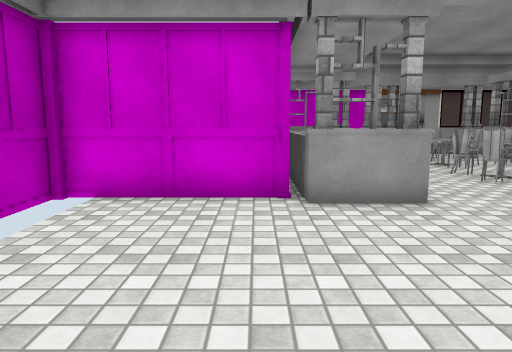
View 1 (above)

24 first-person views from a walk through a 3-D level made in the Unity game engine. The camera is 1.3 m above the floor, tilts 8° down and sees 70° across. The floor is counted in squares, 1 m on a side. Each view is taken from the middle of a square. On the plan, view 1 faces up. The plan holds only what a view shows up to about 15 squares ahead; the rest is blank. Door leaves are left out, so doorways stand open. Some surface patterns are stand-ins.

View 2
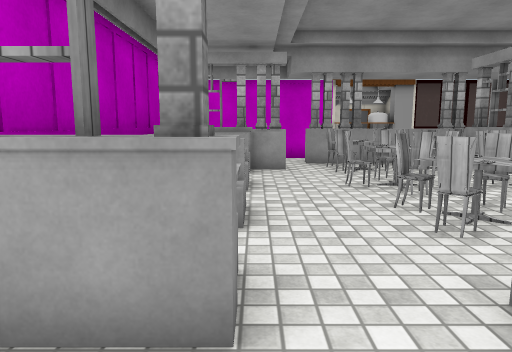

View 3
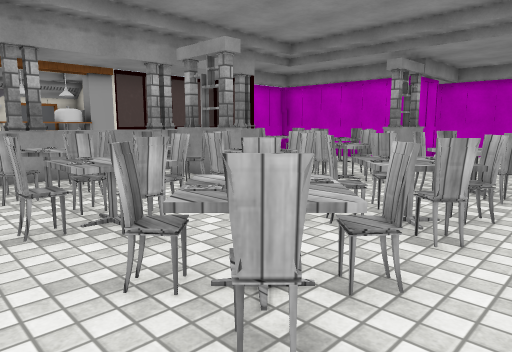

View 4
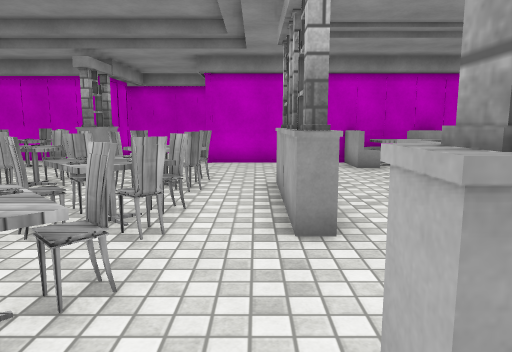

View 5
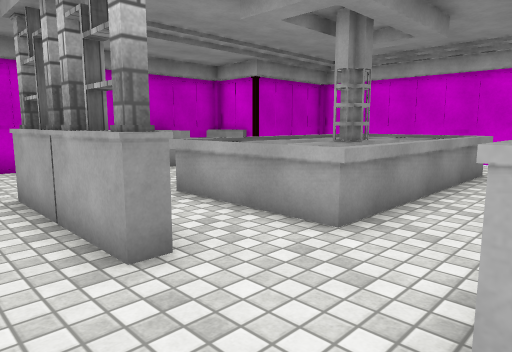

View 6
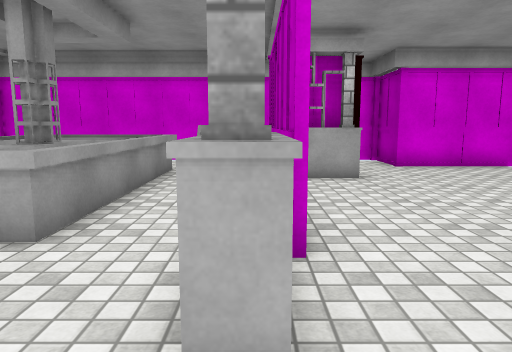

View 7
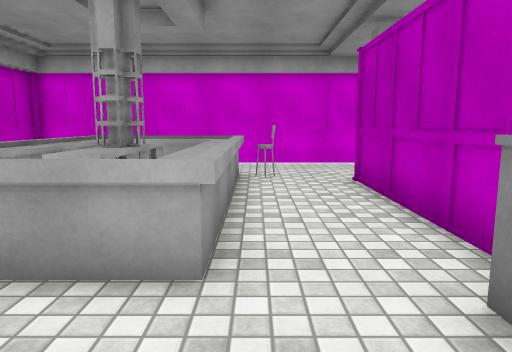

View 8
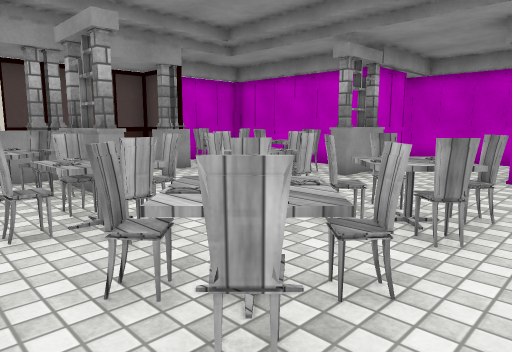

View 9
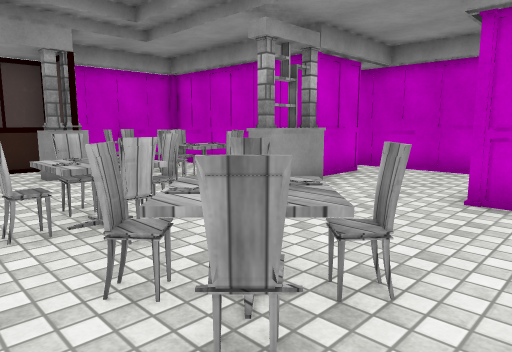

View 10
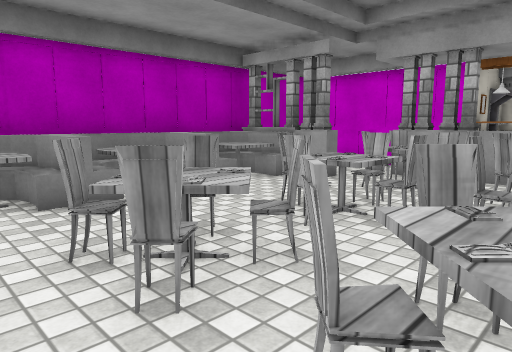

View 11
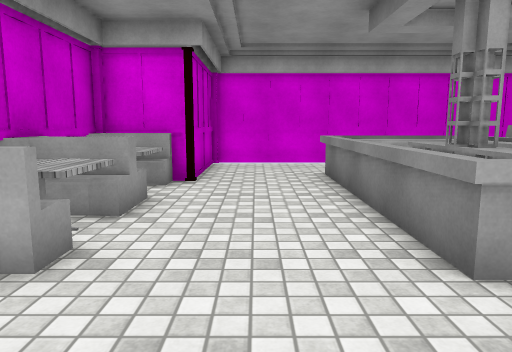

View 12
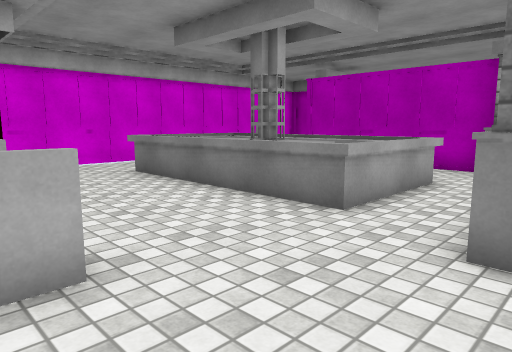

View 13
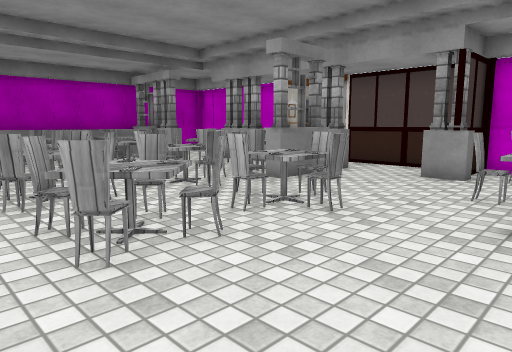

View 14
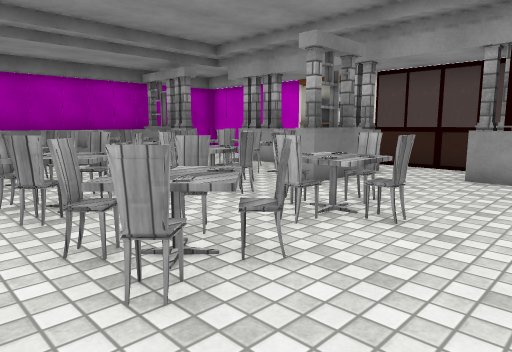

View 15
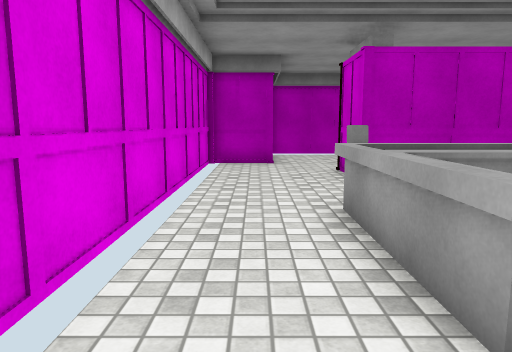

View 16
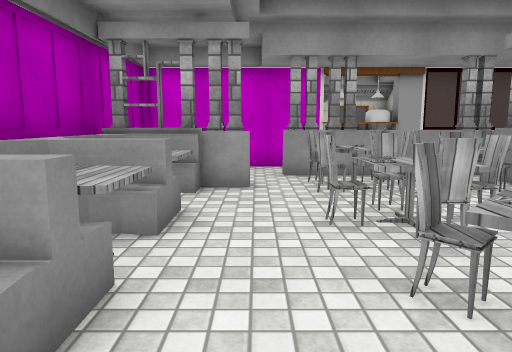

View 17
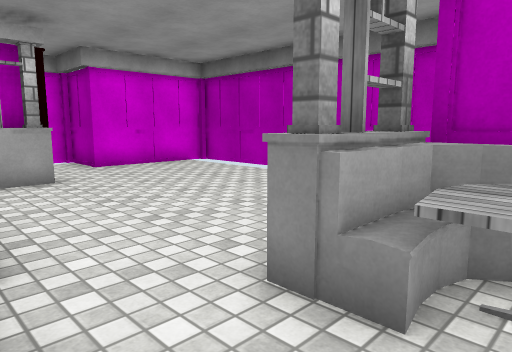

View 18
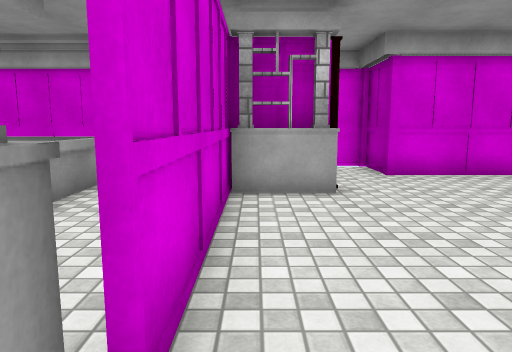

View 19
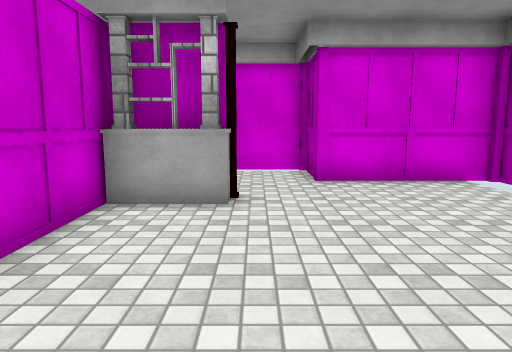

View 20
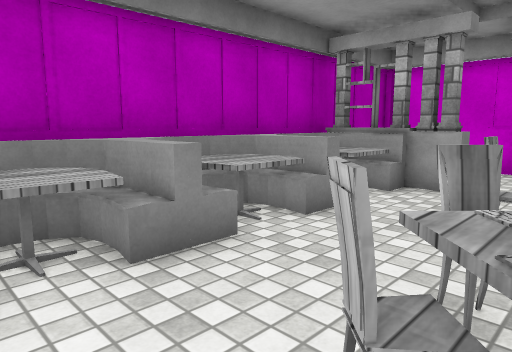

View 21
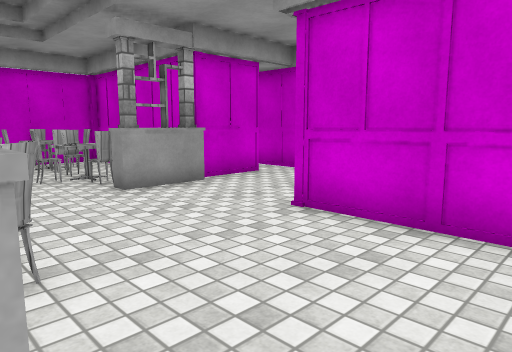

View 22
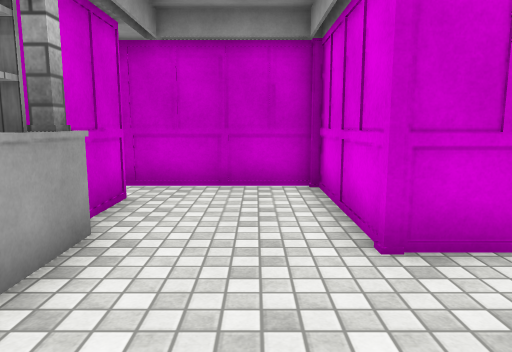

View 23
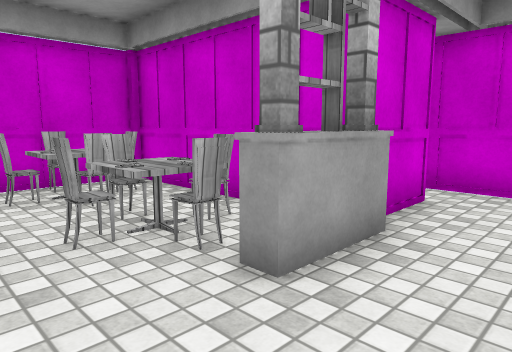

View 24
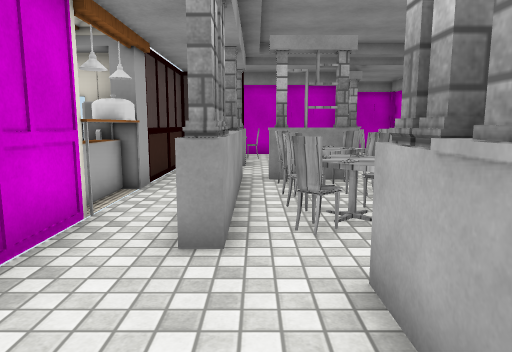

### Floor plan
Points are (right, up) in squares from view 1. A wall is a line through its corners. A room is listed if a view was taken in it or the views show most of it. See-through windows are left out.
Room 1 (views 1, 2, 3, 4, 5, 6, 7, 8, 9, 10, 11, 12, 13, 14, 15, 16, 17, 18, 19, 20, 21, 22, 23, 24)
walls: (4.6, 4.6) (4.6, -1.6); (2.8, 9.4) (2.8, 9) (1.8, 9); (1.1, 7.1) (1.4, 6.7); (14.9, 3.9) (16.8, 3.9); (1, 8.4) (0.9, 7.8); (2.8, 12.1) (2.8, 11.7) (1.7, 11.7); (4.5, -1.5) (4.5, 4.6); (14.9, 0.9) (14.9, 1.4); (16.6, 3.1) (16.6, 8.6) (20.8, 8.6) (20.8, 12.6); (14.9, -1.3) (16.6, -1.3); (8.5, 16.3) (6.4, 16.3); (16.6, -0.9) (16.6, 0.6); (17.3, 12.6) (17.3, 18.4) (13.3, 18.4) (13.3, 17.4); (8.4, 18.7) (6.6, 18.7); (13.2, 17.6) (13.2, 18.4) (0.5, 18.4) (0.5, 6.5) (-3.5, 6.5); (19.5, 12.3) (17.4, 12.3); (6.1, 19.4) (6.1, 18.2); (-3.5, -3.5) (0.5, -3.5) (0.5, -5.6) (14.5, -5.6) (14.5, -1.5) (16.6, -1.5)
low walls: (1.9, 9) (1.4, 8.9) (1, 8.4); (1.1, 8.6) (0.9, 8.1); (1.9, 11.7) (1.2, 11.6) (0.9, 10.7) (1, 10.1); (1.4, 11.6) (1, 11.1) (0.9, 10.3) (1.1, 9.7); (2.5, 14.4) (1.8, 14.4); (2, 14.4) (1.2, 14.2) (0.9, 13.4) (1, 12.8); (1.4, 14.3) (1, 13.8) (0.9, 13.1); (16.3, -1.2) (16.6, -0.9)
ways out: opening at (20, 12); open door at (9, 20); gap at (2, 14); gap at (8, 18); gap at (15, 1)
objects: pillar (1, 6); pillar (1, 15); other object (2, 6); table (2, 7) to (3, 8); other object (2, 15); other object (3, -1); pillar (3, 6); table (3, 10) to (3, 11); table (3, 13); pillar (3, 15); other object (4, -1); pillar (4, 15); pillar (5, 5); pillar (5, 6); table (5, 8) to (7, 10); table (5, 11) to (7, 13); table (5, 14) to (7, 15); pillar (5, 17); pillar (6, 17); other object (7, -3) to (11, 4); pillar (8, 6); table (8, 8) to (10, 10); table (8, 11) to (10, 13); chair (8, 14); chair (8, 15); other object (9, 6); chair (9, 14); chair (9, 15); pillar (9, 17); pillar (9, 18); fridge (9, 19); pillar (10, 6); pillar (10, 14); other object (10, 15); pillar (10, 17); other object (11, 6); table (11, 8) to (13, 10); table (11, 11) to (13, 13); pillar (12, 6); pillar (13, 17); table (14, 13) to (16, 15); table (14, 16) to (16, 18); pillar (15, 12); other object (16, 12); pillar (17, 12)

Positions as (right, up) in squares from view 1, and headings:
1: (0, 0), facing up
2: (3, 4), facing up
3: (4, 7), facing up-right
4: (4, 7), facing right
5: (5, 8), facing down-right
6: (5, 8), facing down
7: (7, 7), facing down
8: (7, 7), facing up-right
9: (10, 7), facing up-right
10: (9, 7), facing up-left
11: (13, 7), facing down
12: (16, 7), facing down-left
13: (16, 7), facing up-left
14: (15, 7), facing up-left
15: (13, -4), facing left
16: (4, 7), facing up
17: (5, 8), facing down-left
18: (4, 6), facing down
19: (2, 5), facing down
20: (6, 7), facing up-left
21: (12, 5), facing up-right
22: (13, 10), facing right
23: (13, 10), facing up-right
24: (1, 16), facing right
